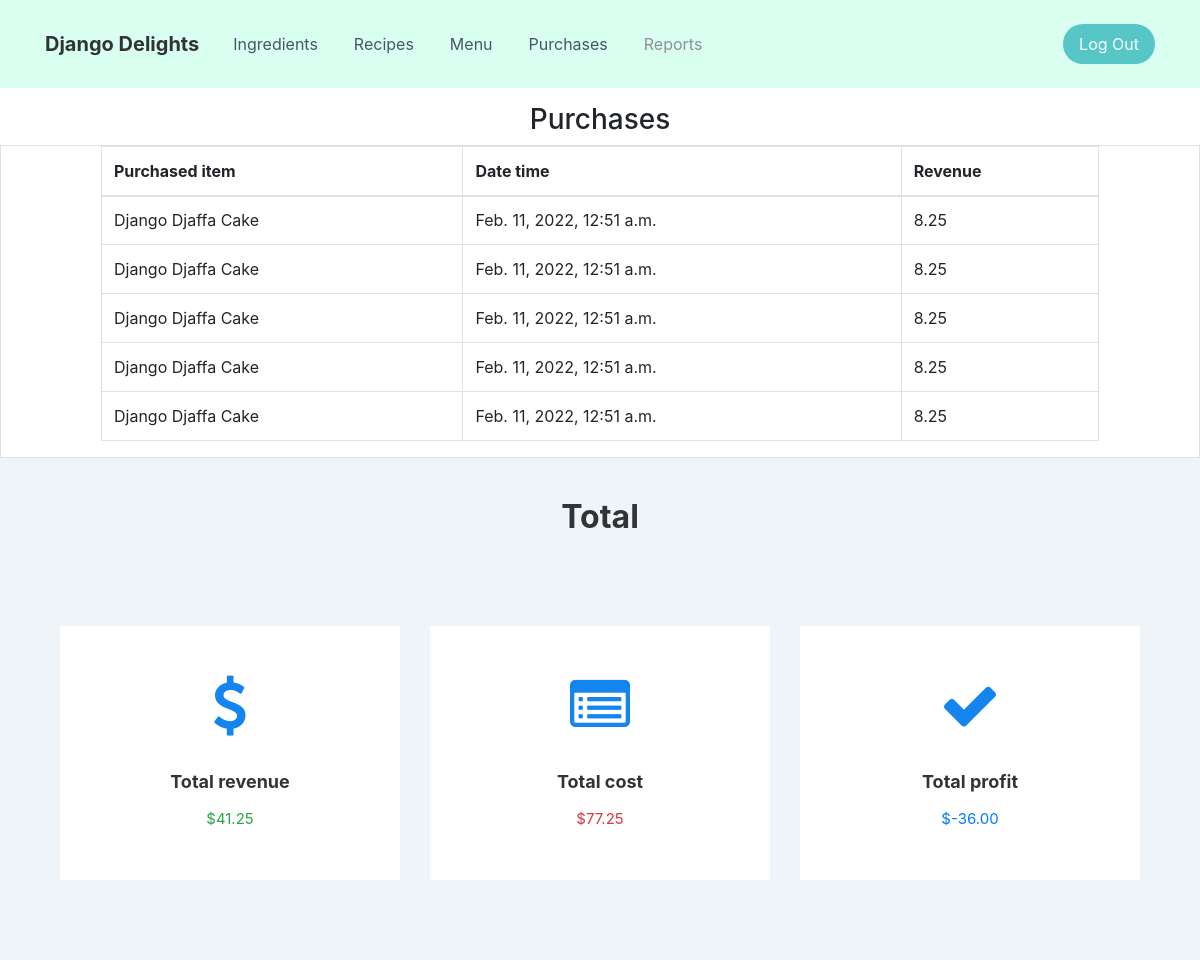
Page /reports/ (signed in) on the earlier database version.
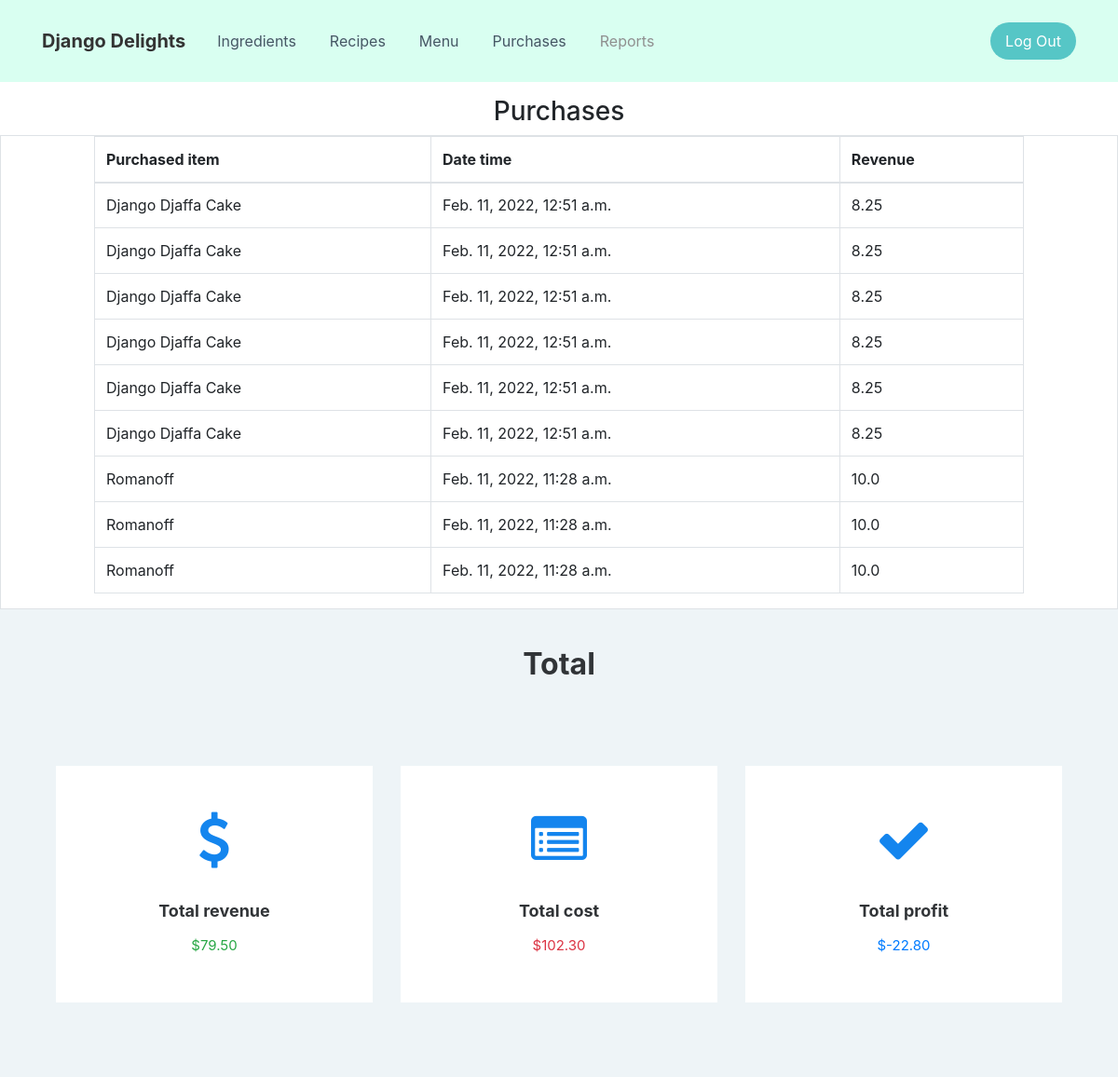
Same page on the later database version.
### inventory/models.py (models this page shows, shortened)
class Purchase(models.Model):
    purchased_item = models.ForeignKey(MenuItem, on_delete=models.CASCADE)
    timestamp = models.DateTimeField(default=datetime.today())

class MenuItem(models.Model):
    name = models.CharField(max_length=100)
    price = models.FloatField(default=0)

### inventory/views.py (the view)
# urls.py: path('reports/', views.ReportsView.as_view(), name='reports'),
class ReportsView(LoginRequiredMixin, TemplateView):
    template_name = 'inventory/reports.html'
    def get_context_data(self, **kwargs):
        context = super().get_context_data(**kwargs)
        purchases = Purchase.objects.all()
        context['purchases'] = purchases
        revenue = purchases.aggregate(revenue=Sum('purchased_item__price'))['revenue']
        context['total_revenue'] = revenue
        total_cost = 0
        for purchase in purchases:
            for ingred in purchase.purchased_item.reciperequirement_set.all():
                total_cost += (ingred.ingredient.unit_price * ingred.quantity)
        context['total_cost'] = total_cost
        context['profit'] = revenue - total_cost
        return context

### inventory/templates/inventory/reports.html (shortened to what this page needs)
{%extends 'base.html'%}
{%load static%}
{% block reports %} active {% endblock %}
{%block content%}
    <div class="col">
        <h3 class="text-center" style="margin-top: 15px;">Purchases</h3>
    </div>
    <div class="table-responsive table-bordered" style="padding-right: 100px;padding-left: 100px;">
        <table class="table">
            <thead>
                <tr>
                    <th>Purchased item</th>
                    <th>Date time</th>
                    <th>Revenue</th>
                </tr>
            </thead>
            <tbody>
                <tr>
                  {%for purchase in purchases%}
                  <tr>
                      <td>{{ purchase.purchased_item.name }}</td>
                      <td>{{purchase.timestamp}}</td>
                      <td>{{purchase.purchased_item.price}}</td>
                  </tr>
                  {%endfor%}
            </tbody>
        </table>
    </div>
    <div class="features-boxed">
        <div class="container">
            <div class="intro">
                <h2 class="text-center">Total</h2>
            </div>
            <div class="row justify-content-center features">
                <div class="col-sm-6 col-md-5 col-lg-4 item">
                    <div class="box"><i class="fa fa-dollar icon"></i>
                        <h3 class="name">Total revenue</h3>
                        <p class="text-success description">${{total_revenue|floatformat:-2}}</p>
                    </div>
                </div>
                <div class="col-sm-6 col-md-5 col-lg-4 item">
                    <div class="box"><i class="fa fa-list-alt icon"></i>
                        <h3 class="name">Total cost</h3>
                        <p class="text-danger description">${{total_cost|floatformat:-2}}</p>
                    </div>
                </div>
                <div class="col-sm-6 col-md-5 col-lg-4 item">
                    <div class="box"><i class="fa fa-check icon"></i>
                        <h3 class="name">Total profit</h3>
                        <p class="text-primary description">${{profit|floatformat:-2}}</p>
                    </div>
                </div>
            </div>
        </div>
    </div>
{%endblock%}

Differences in the rows shown:
added Purchase: purchased_item.name "Django Djaffa Cake", timestamp "Feb. 11, 2022, 12:51 a.m.", purchased_item.price "8.25"
added Purchase: purchased_item.name "Romanoff", timestamp "Feb. 11, 2022, 11:28 a.m.", purchased_item.price "10.0"
added Purchase: purchased_item.name "Romanoff", timestamp "Feb. 11, 2022, 11:28 a.m.", purchased_item.price "10.0"
added Purchase: purchased_item.name "Romanoff", timestamp "Feb. 11, 2022, 11:28 a.m.", purchased_item.price "10.0"
Other differences:
{{ total_revenue|floatformat:-2 }}: "41.25" → "79.50"
{{ total_cost|floatformat:-2 }}: "77.25" → "102.30"
{{ profit|floatformat:-2 }}: "-36.00" → "-22.80"
